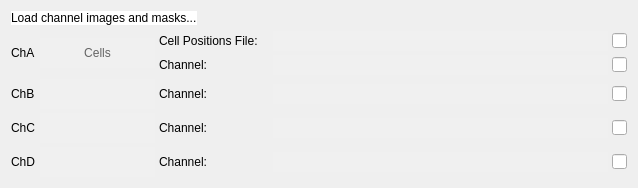
        <widget class="QWidget" name="tab_mCell">
         <attribute name="title">
          <string>Cellular (morphoCell)</string>
         </attribute>
         <layout class="QVBoxLayout" name="verticalLayout_15">
          <item>
           <widget class="QLabel" name="lab_no_ch_8">
            <property name="sizePolicy">
             <sizepolicy hsizetype="Fixed" vsizetype="Fixed">
              <horstretch>0</horstretch>
              <verstretch>0</verstretch>
             </sizepolicy>
            </property>
            <property name="styleSheet">
             <string notr="true">font: bold 10pt &quot;Calibri&quot;;
background-color: rgb(255, 255, 255);</string>
            </property>
            <property name="text">
             <string>Load channel images and masks...</string>
            </property>
            <property name="alignment">
             <set>Qt::AlignLeading|Qt::AlignLeft|Qt::AlignVCenter</set>
            </property>
           </widget>
          </item>
          <item>
           <layout class="QVBoxLayout" name="verticalLayout_10">
            <property name="spacing">
             <number>4</number>
            </property>
            <item>
             <layout class="QHBoxLayout" name="horizontalLayout_12">
              <property name="spacing">
               <number>4</number>
              </property>
              <item>
               <widget class="QLabel" name="lab_chA">
                <property name="sizePolicy">
                 <sizepolicy hsizetype="Fixed" vsizetype="Fixed">
                  <horstretch>0</horstretch>
                  <verstretch>0</verstretch>
                 </sizepolicy>
                </property>
                <property name="minimumSize">
                 <size>
                  <width>25</width>
                  <height>18</height>
                 </size>
                </property>
                <property name="maximumSize">
                 <size>
                  <width>30</width>
                  <height>16777215</height>
                 </size>
                </property>
                <property name="styleSheet">
                 <string notr="true">font: 25 10pt &quot;Calibri Light&quot;;</string>
                </property>
                <property name="text">
                 <string>ChA</string>
                </property>
               </widget>
              </item>
              <item>
               <widget class="QLabel" name="lab_filled_name_chA">
                <property name="minimumSize">
                 <size>
                  <width>115</width>
                  <height>30</height>
                 </size>
                </property>
                <property name="maximumSize">
                 <size>
                  <width>115</width>
                  <height>30</height>
                 </size>
                </property>
                <property name="styleSheet">
                 <string notr="true">font: 25 9pt &quot;Calibri Light&quot;;
background-color: rgb(240, 240, 240);
color: rgb(100, 100, 100);</string>
                </property>
                <property name="text">
                 <string>Cells</string>
                </property>
                <property name="alignment">
                 <set>Qt::AlignCenter</set>
                </property>
               </widget>
              </item>
              <item>
               <layout class="QVBoxLayout" name="verticalLayout_11">
                <property name="spacing">
                 <number>4</number>
                </property>
                <item>
                 <layout class="QHBoxLayout" name="hLayout_Ch1_2">
                  <property name="spacing">
                   <number>4</number>
                  </property>
                  <property name="sizeConstraint">
                   <enum>QLayout::SetFixedSize</enum>
                  </property>
                  <item>
                   <widget class="QLabel" name="browse_chA">
                    <property name="sizePolicy">
                     <sizepolicy hsizetype="Fixed" vsizetype="Preferred">
                      <horstretch>0</horstretch>
                      <verstretch>0</verstretch>
                     </sizepolicy>
                    </property>
                    <property name="minimumSize">
                     <size>
                      <width>110</width>
                      <height>20</height>
                     </size>
                    </property>
                    <property name="maximumSize">
                     <size>
                      <width>60</width>
                      <height>20</height>
                     </size>
                    </property>
                    <property name="styleSheet">
                     <string notr="true">font: 25 10pt &quot;Calibri Light&quot;;</string>
                    </property>
                    <property name="text">
                     <string>Cell Positions File:</string>
                    </property>
                   </widget>
                  </item>
                  <item>
                   <widget class="QLabel" name="lab_filled_dir_mask_chA">
                    <property name="sizePolicy">
                     <sizepolicy hsizetype="Preferred" vsizetype="Fixed">
                      <horstretch>0</horstretch>
                      <verstretch>0</verstretch>
                     </sizepolicy>
                    </property>
                    <property name="minimumSize">
                     <size>
                      <width>335</width>
                      <height>20</height>
                     </size>
                    </property>
                    <property name="maximumSize">
                     <size>
                      <width>16777215</width>
                      <height>20</height>
                     </size>
                    </property>
                    <property name="sizeIncrement">
                     <size>
                      <width>-1</width>
                      <height>0</height>
                     </size>
                    </property>
                    <property name="cursor">
                     <cursorShape>ArrowCursor</cursorShape>
                    </property>
                    <property name="styleSheet">
                     <string notr="true">font: 25 9pt &quot;Calibri Light&quot;;
background-color: rgb(240, 240, 240);
color: rgb(100, 100, 100);</string>
                    </property>
                    <property name="text">
                     <string/>
                    </property>
                    <property name="alignment">
                     <set>Qt::AlignRight|Qt::AlignTrailing|Qt::AlignVCenter</set>
                    </property>
                    <property name="indent">
                     <number>2</number>
                    </property>
                   </widget>
                  </item>
                  <item>
                   <widget class="QLineEdit" name="check_chA">
                    <property name="sizePolicy">
                     <sizepolicy hsizetype="Fixed" vsizetype="Fixed">
                      <horstretch>0</horstretch>
                      <verstretch>0</verstretch>
                     </sizepolicy>
                    </property>
                    <property name="minimumSize">
                     <size>
                      <width>15</width>
                      <height>15</height>
                     </size>
                    </property>
                    <property name="maximumSize">
                     <size>
                      <width>15</width>
                      <height>15</height>
                     </size>
                    </property>
                    <property name="styleSheet">
                     <string notr="true">border-color: rgb(0, 0, 0);</string>
                    </property>
                    <property name="readOnly">
                     <bool>true</bool>
                    </property>
                   </widget>
                  </item>
                 </layout>
                </item>
                <item>
                 <layout class="QHBoxLayout" name="hLayout_Ch1mk_2">
                  <property name="spacing">
                   <number>4</number>
                  </property>
                  <property name="sizeConstraint">
                   <enum>QLayout::SetFixedSize</enum>
                  </property>
                  <item>
                   <widget class="QLabel" name="browse_mask_chA">
                    <property name="sizePolicy">
                     <sizepolicy hsizetype="Fixed" vsizetype="Preferred">
                      <horstretch>0</horstretch>
                      <verstretch>0</verstretch>
                     </sizepolicy>
                    </property>
                    <property name="minimumSize">
                     <size>
                      <width>110</width>
                      <height>20</height>
                     </size>
                    </property>
                    <property name="maximumSize">
                     <size>
                      <width>60</width>
                      <height>20</height>
                     </size>
                    </property>
                    <property name="styleSheet">
                     <string notr="true">font: 25 10pt &quot;Calibri Light&quot;;</string>
                    </property>
                    <property name="text">
                     <string>Channel:</string>
                    </property>
                   </widget>
                  </item>
                  <item>
                   <widget class="QLabel" name="lab_filled_dir_chA">
                    <property name="sizePolicy">
                     <sizepolicy hsizetype="Preferred" vsizetype="Fixed">
                      <horstretch>0</horstretch>
                      <verstretch>0</verstretch>
                     </sizepolicy>
                    </property>
                    <property name="minimumSize">
                     <size>
                      <width>335</width>
                      <height>20</height>
                     </size>
                    </property>
                    <property name="maximumSize">
                     <size>
                      <width>16777215</width>
                      <height>20</height>
                     </size>
                    </property>
                    <property name="cursor">
                     <cursorShape>ArrowCursor</cursorShape>
                    </property>
                    <property name="styleSheet">
                     <string notr="true">font: 25 9pt &quot;Calibri Light&quot;;
background-color: rgb(240, 240, 240);
color: rgb(100, 100, 100);</string>
                    </property>
                    <property name="text">
                     <string/>
                    </property>
                    <property name="alignment">
                     <set>Qt::AlignRight|Qt::AlignTrailing|Qt::AlignVCenter</set>
                    </property>
                    <property name="indent">
                     <number>2</number>
                    </property>
                   </widget>
                  </item>
                  <item>
                   <widget class="QLineEdit" name="check_mask_chA">
                    <property name="sizePolicy">
                     <sizepolicy hsizetype="Fixed" vsizetype="Fixed">
                      <horstretch>0</horstretch>
                      <verstretch>0</verstretch>
                     </sizepolicy>
                    </property>
                    <property name="minimumSize">
                     <size>
                      <width>15</width>
                      <height>15</height>
                     </size>
                    </property>
                    <property name="maximumSize">
                     <size>
                      <width>15</width>
                      <height>15</height>
                     </size>
                    </property>
                    <property name="styleSheet">
                     <string notr="true">border-color: rgb(0, 0, 0);</string>
                    </property>
                    <property name="readOnly">
                     <bool>true</bool>
                    </property>
                   </widget>
                  </item>
                 </layout>
                </item>
               </layout>
              </item>
             </layout>
            </item>
            <item>
             <layout class="QHBoxLayout" name="horizontalLayout_13">
              <property name="spacing">
               <number>4</number>
              </property>
              <item>
               <widget class="QLabel" name="lab_chB">
                <property name="sizePolicy">
                 <sizepolicy hsizetype="Fixed" vsizetype="Fixed">
                  <horstretch>0</horstretch>
                  <verstretch>0</verstretch>
                 </sizepolicy>
                </property>
                <property name="minimumSize">
                 <size>
                  <width>25</width>
                  <height>18</height>
                 </size>
                </property>
                <property name="maximumSize">
                 <size>
                  <width>30</width>
                  <height>16777215</height>
                 </size>
                </property>
                <property name="styleSheet">
                 <string notr="true">font: 25 10pt &quot;Calibri Light&quot;;</string>
                </property>
                <property name="text">
                 <string>ChB</string>
                </property>
               </widget>
              </item>
              <item>
               <widget class="QLabel" name="lab_filled_name_chB">
                <property name="minimumSize">
                 <size>
                  <width>115</width>
                  <height>30</height>
                 </size>
                </property>
                <property name="maximumSize">
                 <size>
                  <width>115</width>
                  <height>30</height>
                 </size>
                </property>
                <property name="styleSheet">
                 <string notr="true">font: 25 9pt &quot;Calibri Light&quot;;
background-color: rgb(240, 240, 240);
color: rgb(100, 100, 100);</string>
                </property>
                <property name="text">
                 <string/>
                </property>
                <property name="alignment">
                 <set>Qt::AlignCenter</set>
                </property>
               </widget>
              </item>
              <item>
               <layout class="QVBoxLayout" name="verticalLayout_12">
                <property name="spacing">
                 <number>4</number>
                </property>
                <item>
                 <layout class="QHBoxLayout" name="hLayout_Ch2_2">
                  <property name="spacing">
                   <number>4</number>
                  </property>
                  <property name="sizeConstraint">
                   <enum>QLayout::SetFixedSize</enum>
                  </property>
                  <item>
                   <widget class="QLabel" name="browse_mask_chB">
                    <property name="sizePolicy">
                     <sizepolicy hsizetype="Fixed" vsizetype="Preferred">
                      <horstretch>0</horstretch>
                      <verstretch>0</verstretch>
                     </sizepolicy>
                    </property>
                    <property name="minimumSize">
                     <size>
                      <width>110</width>
                      <height>20</height>
                     </size>
                    </property>
                    <property name="maximumSize">
                     <size>
                      <width>60</width>
                      <height>20</height>
                     </size>
                    </property>
                    <property name="styleSheet">
                     <string notr="true">font: 25 10pt &quot;Calibri Light&quot;;</string>
                    </property>
                    <property name="text">
                     <string>Channel:</string>
                    </property>
                   </widget>
                  </item>
                  <item>
                   <widget class="QLabel" name="lab_filled_dir_chB">
                    <property name="sizePolicy">
                     <sizepolicy hsizetype="Preferred" vsizetype="Fixed">
                      <horstretch>0</horstretch>
                      <verstretch>0</verstretch>
                     </sizepolicy>
                    </property>
                    <property name="minimumSize">
                     <size>
                      <width>335</width>
                      <height>20</height>
                     </size>
                    </property>
                    <property name="maximumSize">
                     <size>
                      <width>16777215</width>
                      <height>20</height>
                     </size>
                    </property>
                    <property name="cursor">
                     <cursorShape>ArrowCursor</cursorShape>
                    </property>
                    <property name="styleSheet">
                     <string notr="true">font: 25 9pt &quot;Calibri Light&quot;;
background-color: rgb(240, 240, 240);
color: rgb(100, 100, 100);</string>
                    </property>
                    <property name="text">
                     <string/>
                    </property>
                    <property name="alignment">
                     <set>Qt::AlignRight|Qt::AlignTrailing|Qt::AlignVCenter</set>
                    </property>
                    <property name="indent">
                     <number>2</number>
                    </property>
                   </widget>
                  </item>
                  <item>
                   <widget class="QLineEdit" name="check_chB">
                    <property name="sizePolicy">
                     <sizepolicy hsizetype="Fixed" vsizetype="Fixed">
                      <horstretch>0</horstretch>
                      <verstretch>0</verstretch>
                     </sizepolicy>
                    </property>
                    <property name="minimumSize">
                     <size>
                      <width>15</width>
                      <height>15</height>
                     </size>
                    </property>
                    <property name="maximumSize">
                     <size>
                      <width>15</width>
                      <height>15</height>
                     </size>
                    </property>
                    <property name="styleSheet">
                     <string notr="true">border-color: rgb(0, 0, 0);</string>
                    </property>
                    <property name="readOnly">
                     <bool>true</bool>
                    </property>
                   </widget>
                  </item>
                 </layout>
                </item>
               </layout>
              </item>
             </layout>
            </item>
            <item>
             <layout class="QHBoxLayout" name="horizontalLayout_14">
              <property name="spacing">
               <number>4</number>
              </property>
              <item>
               <widget class="QLabel" name="lab_chC">
                <property name="sizePolicy">
                 <sizepolicy hsizetype="Fixed" vsizetype="Fixed">
                  <horstretch>0</horstretch>
                  <verstretch>0</verstretch>
                 </sizepolicy>
                </property>
                <property name="minimumSize">
                 <size>
                  <width>25</width>
                  <height>18</height>
                 </size>
                </property>
                <property name="maximumSize">
                 <size>
                  <width>30</width>
                  <height>16777215</height>
                 </size>
                </property>
                <property name="styleSheet">
                 <string notr="true">font: 25 10pt &quot;Calibri Light&quot;;</string>
                </property>
                <property name="text">
                 <string>ChC</string>
                </property>
               </widget>
              </item>
              <item>
               <widget class="QLabel" name="lab_filled_name_chC">
                <property name="minimumSize">
                 <size>
                  <width>115</width>
                  <height>30</height>
                 </size>
                </property>
                <property name="maximumSize">
                 <size>
                  <width>115</width>
                  <height>30</height>
                 </size>
                </property>
                <property name="styleSheet">
                 <string notr="true">font: 25 9pt &quot;Calibri Light&quot;;
background-color: rgb(240, 240, 240);
color: rgb(100, 100, 100);</string>
                </property>
                <property name="text">
                 <string/>
                </property>
                <property name="alignment">
                 <set>Qt::AlignCenter</set>
                </property>
               </widget>
              </item>
              <item>
               <layout class="QVBoxLayout" name="verticalLayout_13">
                <property name="spacing">
                 <number>4</number>
                </property>
                <item>
                 <layout class="QHBoxLayout" name="hLayout_Ch3_2">
                  <property name="spacing">
                   <number>4</number>
                  </property>
                  <property name="sizeConstraint">
                   <enum>QLayout::SetFixedSize</enum>
                  </property>
                  <item>
                   <widget class="QLabel" name="browse_mask_chC">
                    <property name="sizePolicy">
                     <sizepolicy hsizetype="Fixed" vsizetype="Preferred">
                      <horstretch>0</horstretch>
                      <verstretch>0</verstretch>
                     </sizepolicy>
                    </property>
                    <property name="minimumSize">
                     <size>
                      <width>110</width>
                      <height>20</height>
                     </size>
                    </property>
                    <property name="maximumSize">
                     <size>
                      <width>60</width>
                      <height>20</height>
                     </size>
                    </property>
                    <property name="styleSheet">
                     <string notr="true">font: 25 10pt &quot;Calibri Light&quot;;</string>
                    </property>
                    <property name="text">
                     <string>Channel:</string>
                    </property>
                   </widget>
                  </item>
                  <item>
                   <widget class="QLabel" name="lab_filled_dir_chC">
                    <property name="sizePolicy">
                     <sizepolicy hsizetype="Preferred" vsizetype="Fixed">
                      <horstretch>0</horstretch>
                      <verstretch>0</verstretch>
                     </sizepolicy>
                    </property>
                    <property name="minimumSize">
                     <size>
                      <width>335</width>
                      <height>20</height>
                     </size>
                    </property>
                    <property name="maximumSize">
                     <size>
                      <width>16777215</width>
                      <height>20</height>
                     </size>
                    </property>
                    <property name="cursor">
                     <cursorShape>ArrowCursor</cursorShape>
                    </property>
                    <property name="styleSheet">
                     <string notr="true">font: 25 9pt &quot;Calibri Light&quot;;
background-color: rgb(240, 240, 240);
color: rgb(100, 100, 100);</string>
                    </property>
                    <property name="text">
                     <string/>
                    </property>
                    <property name="alignment">
                     <set>Qt::AlignRight|Qt::AlignTrailing|Qt::AlignVCenter</set>
                    </property>
                    <property name="indent">
                     <number>2</number>
                    </property>
                   </widget>
                  </item>
                  <item>
                   <widget class="QLineEdit" name="check_chC">
                    <property name="sizePolicy">
                     <sizepolicy hsizetype="Fixed" vsizetype="Fixed">
                      <horstretch>0</horstretch>
                      <verstretch>0</verstretch>
                     </sizepolicy>
                    </property>
                    <property name="minimumSize">
                     <size>
                      <width>15</width>
                      <height>15</height>
                     </size>
                    </property>
                    <property name="maximumSize">
                     <size>
                      <width>15</width>
                      <height>15</height>
                     </size>
                    </property>
                    <property name="styleSheet">
                     <string notr="true">border-color: rgb(0, 0, 0);</string>
                    </property>
                    <property name="readOnly">
                     <bool>true</bool>
                    </property>
                   </widget>
                  </item>
                 </layout>
                </item>
               </layout>
              </item>
             </layout>
            </item>
            <item>
             <layout class="QHBoxLayout" name="horizontalLayout_15">
              <property name="spacing">
               <number>4</number>
              </property>
              <item>
               <widget class="QLabel" name="lab_chD">
                <property name="sizePolicy">
                 <sizepolicy hsizetype="Fixed" vsizetype="Fixed">
                  <horstretch>0</horstretch>
                  <verstretch>0</verstretch>
                 </sizepolicy>
                </property>
                <property name="minimumSize">
                 <size>
                  <width>25</width>
                  <height>18</height>
                 </size>
                </property>
                <property name="maximumSize">
                 <size>
                  <width>30</width>
                  <height>16777215</height>
                 </size>
                </property>
                <property name="styleSheet">
                 <string notr="true">font: 25 10pt &quot;Calibri Light&quot;;</string>
                </property>
                <property name="text">
                 <string>ChD</string>
                </property>
               </widget>
              </item>
              <item>
               <widget class="QLabel" name="lab_filled_name_chD">
                <property name="minimumSize">
                 <size>
                  <width>115</width>
                  <height>30</height>
                 </size>
                </property>
                <property name="maximumSize">
                 <size>
                  <width>115</width>
                  <height>30</height>
                 </size>
                </property>
                <property name="styleSheet">
                 <string notr="true">font: 25 9pt &quot;Calibri Light&quot;;
background-color: rgb(240, 240, 240);
color: rgb(100, 100, 100);</string>
                </property>
                <property name="text">
                 <string/>
                </property>
                <property name="alignment">
                 <set>Qt::AlignCenter</set>
                </property>
               </widget>
              </item>
              <item>
               <layout class="QVBoxLayout" name="verticalLayout_14">
                <property name="spacing">
                 <number>4</number>
                </property>
                <item>
                 <layout class="QHBoxLayout" name="hLayout_Ch4_2">
                  <property name="spacing">
                   <number>4</number>
                  </property>
                  <property name="sizeConstraint">
                   <enum>QLayout::SetFixedSize</enum>
                  </property>
                  <item>
                   <widget class="QLabel" name="browse_mask_chD">
                    <property name="sizePolicy">
                     <sizepolicy hsizetype="Fixed" vsizetype="Preferred">
                      <horstretch>0</horstretch>
                      <verstretch>0</verstretch>
                     </sizepolicy>
                    </property>
                    <property name="minimumSize">
                     <size>
                      <width>110</width>
                      <height>20</height>
                     </size>
                    </property>
                    <property name="maximumSize">
                     <size>
                      <width>60</width>
                      <height>20</height>
                     </size>
                    </property>
                    <property name="styleSheet">
                     <string notr="true">font: 25 10pt &quot;Calibri Light&quot;;</string>
                    </property>
                    <property name="text">
                     <string>Channel:</string>
                    </property>
                   </widget>
                  </item>
                  <item>
                   <widget class="QLabel" name="lab_filled_dir_chD">
                    <property name="sizePolicy">
                     <sizepolicy hsizetype="Preferred" vsizetype="Fixed">
                      <horstretch>0</horstretch>
                      <verstretch>0</verstretch>
                     </sizepolicy>
                    </property>
                    <property name="minimumSize">
                     <size>
                      <width>335</width>
                      <height>20</height>
                     </size>
                    </property>
                    <property name="maximumSize">
                     <size>
                      <width>16777215</width>
                      <height>20</height>
                     </size>
                    </property>
                    <property name="cursor">
                     <cursorShape>ArrowCursor</cursorShape>
                    </property>
                    <property name="styleSheet">
                     <string notr="true">font: 25 9pt &quot;Calibri Light&quot;;
background-color: rgb(240, 240, 240);
color: rgb(100, 100, 100);</string>
                    </property>
                    <property name="text">
                     <string/>
                    </property>
                    <property name="alignment">
                     <set>Qt::AlignRight|Qt::AlignTrailing|Qt::AlignVCenter</set>
                    </property>
                    <property name="indent">
                     <number>2</number>
                    </property>
                   </widget>
                  </item>
                  <item>
                   <widget class="QLineEdit" name="check_chD">
                    <property name="sizePolicy">
                     <sizepolicy hsizetype="Fixed" vsizetype="Fixed">
                      <horstretch>0</horstretch>
                      <verstretch>0</verstretch>
                     </sizepolicy>
                    </property>
                    <property name="minimumSize">
                     <size>
                      <width>15</width>
                      <height>15</height>
                     </size>
                    </property>
                    <property name="maximumSize">
                     <size>
                      <width>15</width>
                      <height>15</height>
                     </size>
                    </property>
                    <property name="styleSheet">
                     <string notr="true">border-color: rgb(0, 0, 0);</string>
                    </property>
                    <property name="readOnly">
                     <bool>true</bool>
                    </property>
                   </widget>
                  </item>
                 </layout>
                </item>
               </layout>
              </item>
             </layout>
            </item>
           </layout>
          </item>
         </layout>
        </widget>
